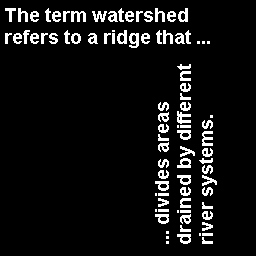
#> input picture mathematical-morphology/assets/text.png, 256 x 256 px
$ jupyter execute session_2.ipynb   (older library calls are emulated)
#> lines starting #> are read from the running program, lines starting #| are printed output that depends on the picture; after the words box and inside, x2 and y2 are one past the last pixel; in counts of white or black regions, pixels touching at a corner belong together
[cell 1]
import cv2
import matplotlib.pyplot as plt
import numpy as np
from scipy.ndimage import binary_opening, binary_closing

[cell 2]
imgset = np.zeros((15,15))
imgset[2:13,2:6] = 1
imgset[2:13,7:10] = 1

imgset[5:13,6] = 1
imgset[7,10:14] = 1

imgset[6:7,12] = 1


plt.imshow(imgset,cmap='gray')

[cell 3]
# --- Define structuring elements: square and disk ---
square_selem = np.ones((3, 3))
disk_selem = cv2.getStructuringElement(cv2.MORPH_ELLIPSE, (3, 3))

# --- Apply opening and closing (square) ---
opened = binary_opening(imgset, structure=square_selem)
closed = binary_closing(imgset, structure=square_selem)

# --- Apply opening and closing (disk) ---
disk_opened = binary_opening(imgset, structure=disk_selem)
disk_closed = binary_closing(imgset, structure=disk_selem)

[cell 4]
# --- Visualization ---
fig, axs = plt.subplots(2, 2, figsize=(10, 8))

axs[0][0].imshow(opened, cmap='gray')
axs[0][0].set_title('Opening (Square)')

axs[1][0].imshow(closed, cmap='gray')
axs[1][0].set_title('Closing (Square)')

axs[0][1].imshow(disk_opened, cmap='gray')
axs[0][1].set_title('Opening (Disk)')

axs[1][1].imshow(disk_closed, cmap='gray')
axs[1][1].set_title('Closing (Disk)')

for row in axs:
    for ax in row:
        ax.axis('off')

plt.tight_layout()
plt.show()

[cell 5]
text_image_path = "./assets/text.png"
brain_image_path = "./assets/brain.png"

text_image = cv2.imread(text_image_path, cv2.IMREAD_GRAYSCALE)
#> text_image: shape (256, 256); 7.3% white in thin lines or dots, all inside (x1, y1, x2, y2) = (5, 8, 217, 244)
brain_image = cv2.imread(brain_image_path, cv2.IMREAD_GRAYSCALE)
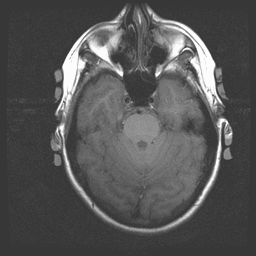
#> input picture mathematical-morphology/assets/brain.png, 256 x 256 px
#> brain_image is the input picture: shape (256, 256); min 55, max 252, mean 85.1

[cell 6]
# --- Invert the brain image ---
brain_image_inv = cv2.bitwise_not(brain_image)
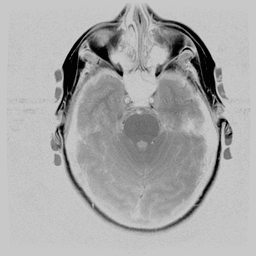
#> brain_image_inv: shape (256, 256); min 3, max 200, mean 169.9

# --- Binarize the images (thresholding) ---
_, text_bin = cv2.threshold(text_image, 127, 1, cv2.THRESH_BINARY)
_, brain_bin = cv2.threshold(brain_image_inv, 127, 1, cv2.THRESH_BINARY)
#> brain_bin: shape (256, 256); values 0 (black) and 1 (white), 87.9% white; 83 black regions (68 under 20 px), largest, box (x1, y1, x2, y2) and area: (147, 7, 223, 112) 2378, (55, 7, 126, 120) 2094, (121, 114, 166, 164) 1347

[cell 7]
# --- Apply opening and closing for TEXT image ---
text_opened = binary_opening(text_bin, structure=square_selem)
#> text_opened: shape (256, 256) bool; 4.5% white; 132 white regions (67 under 20 px), largest, box (x1, y1, x2, y2) and area: (5, 8, 16, 22) 66, (18, 8, 21, 22) 42, (155, 8, 158, 22) 42
text_closed = binary_closing(text_bin, structure=square_selem)
#> text_closed: shape (256, 256) bool; 9.3% white; 18 white regions, largest, box (x1, y1, x2, y2) and area: (92, 8, 188, 22) 775, (177, 64, 191, 140) 682, (199, 115, 217, 196) 625

# --- Apply opening and closing for BRAIN image ---
brain_opened = binary_opening(brain_bin, structure=disk_selem)
#> brain_opened: shape (256, 256) bool; 87.1% white; 62 black regions (51 under 20 px), largest, box (x1, y1, x2, y2) and area: (147, 7, 224, 112) 2614, (55, 7, 126, 120) 2282, (121, 113, 169, 164) 1494
brain_closed = binary_closing(brain_bin, structure=disk_selem)
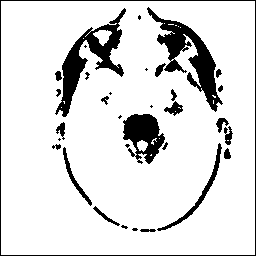
#> brain_closed: shape (256, 256) bool; 87.3% white; 33 black regions (10 under 20 px), largest, box (x1, y1, x2, y2) and area: (147, 7, 223, 112) 2219, (55, 8, 126, 117) 2051, (123, 114, 165, 164) 1258

[cell 8]
# --- Visualization ---
fig, axs = plt.subplots(2, 3, figsize=(14, 8))

# --- Text image results ---
axs[0][0].imshow(text_bin, cmap='gray')
axs[0][0].set_title("Original Text")

axs[0][1].imshow(text_opened, cmap='gray')
axs[0][1].set_title("Text Opening (Square)")

axs[0][2].imshow(text_closed, cmap='gray')
axs[0][2].set_title("Text Closing (Square)")

# --- Brain image results ---
axs[1][0].imshow(brain_bin, cmap='gray')
axs[1][0].set_title("Inverted Brain")

axs[1][1].imshow(brain_opened, cmap='gray')
axs[1][1].set_title("Brain Opening (Disk)")

axs[1][2].imshow(brain_closed, cmap='gray')
axs[1][2].set_title("Brain Closing (Disk)")

for row in axs:
    for ax in row:
        ax.axis('off')

plt.tight_layout()
plt.show()

[cell 9]
melanome_image_path = "./assets/melanome.jpg"
path = "./assets/mri38.png"

melanome_image = cv2.imread(melanome_image_path, cv2.IMREAD_GRAYSCALE)
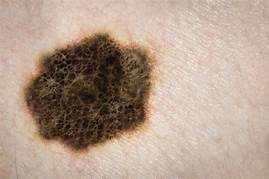
#> input picture mathematical-morphology/assets/melanome.jpg, 269 x 179 px
#> melanome_image: shape (179, 269); min 0, max 240, mean 162.2
image = cv2.imread(path, cv2.IMREAD_GRAYSCALE)
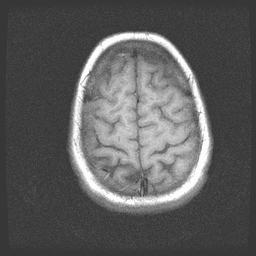
#> input picture mathematical-morphology/assets/mri38.png, 256 x 256 px
#> image is the input picture: shape (256, 256); min 55, max 252, mean 92.5

[cell 10]
square = np.ones((4, 4))
disk = cv2.getStructuringElement(cv2.MORPH_ELLIPSE, (5, 5))

[cell 11]
# --- Apply dilation and erosion (Square) ---
melanome_dilated_square = cv2.dilate(melanome_image, square, iterations=1)
melanome_eroded_square = cv2.erode(melanome_image, square, iterations=1)

# --- Apply dilation and erosion (Disk) ---
melanome_dilated_disk = cv2.dilate(melanome_image, disk, iterations=1)
melanome_eroded_disk = cv2.erode(melanome_image, disk, iterations=1)

[cell 12]
# --- Visualization ---
fig, axs = plt.subplots(2, 3, figsize=(14, 8))

axs[0][0].imshow(melanome_image, cmap='gray')
axs[0][0].set_title('Original')

axs[0][1].imshow(melanome_dilated_square, cmap='gray')
axs[0][1].set_title('Dilation (Square)')

axs[0][2].imshow(melanome_eroded_square, cmap='gray')
axs[0][2].set_title('Erosion (Square)')

axs[1][0].imshow(melanome_image, cmap='gray')
axs[1][0].set_title('Original')

axs[1][1].imshow(melanome_dilated_disk, cmap='gray')
axs[1][1].set_title('Dilation (Disk)')

axs[1][2].imshow(melanome_eroded_disk, cmap='gray')
axs[1][2].set_title('Erosion (Disk)')

for row in axs:
    for ax in row:
        ax.axis('off')

plt.tight_layout()
plt.show()

[cell 13]
# --- Define structuring element ---
selem = np.ones((1,5))

# --- Erosion and Dilation ---
eroded = cv2.erode(melanome_image, selem, iterations=1)
dilated = cv2.dilate(melanome_image, selem, iterations=1)
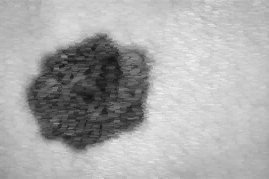
#> dilated: shape (179, 269); min 16, max 240, mean 170.4

# --- Morphological Gradients ---
internal_gradient = cv2.subtract(melanome_image, eroded)
external_gradient = cv2.subtract(dilated, melanome_image)
morph_gradient = cv2.subtract(dilated, eroded)

# --- Laplacian operator ---
laplacian = cv2.Laplacian(melanome_image, cv2.CV_64F)
laplacian = cv2.convertScaleAbs(laplacian)  # convert to 8-bit
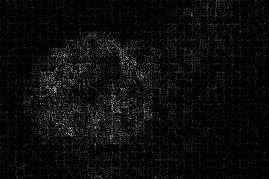
#> laplacian: shape (179, 269); min 0, max 205, mean 12.8

[cell 14]
# --- Visualization ---
fig, axs = plt.subplots(2, 3, figsize=(14, 8))

axs[0][0].imshow(melanome_image, cmap='gray')
axs[0][0].set_title('Original')

axs[0][1].imshow(internal_gradient, cmap='gray')
axs[0][1].set_title('Internal Gradient')

axs[0][2].imshow(external_gradient, cmap='gray')
axs[0][2].set_title('External Gradient')

axs[1][0].imshow(morph_gradient, cmap='gray')
axs[1][0].set_title('Morphological Gradient')

axs[1][1].imshow(laplacian, cmap='gray')
axs[1][1].set_title('Laplacian')

axs[1][2].axis('off')

for row in axs:
    for ax in row:
        ax.axis('off')

plt.tight_layout()
plt.show()

[cell 15]
brain2_path = "./assets/images.jfif"

brain2 = cv2.imread(brain2_path, cv2.IMREAD_GRAYSCALE)
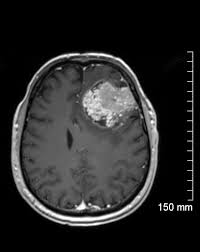
#> input picture mathematical-morphology/assets/images.jfif, 200 x 252 px
#> brain2 is the input picture: shape (252, 200); min 0, max 255, mean 41.2

[cell 16]
# --- Define structuring element ---
selem = cv2.getStructuringElement(cv2.MORPH_ELLIPSE, (5, 5))

# --- Erosion and Dilation ---
eroded_brain2 = cv2.erode(brain2, selem, iterations=1)
dilated_brain2 = cv2.dilate(brain2, selem, iterations=1)

# --- Morphological Gradients ---
internal_gradient_brain2 = cv2.subtract(brain2, eroded_brain2)
external_gradient_brain2 = cv2.subtract(dilated_brain2, brain2)
morph_gradient_brain2 = cv2.subtract(dilated_brain2, eroded_brain2)

# --- Laplacian operator ---
laplacian_brain2 = cv2.Laplacian(brain2, cv2.CV_64F)
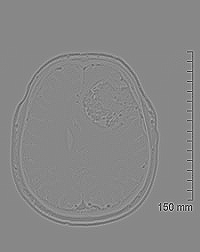
#> laplacian_brain2: shape (252, 200) float64; min -589, max 516, mean 0; drawn with min black and max white
laplacian_brain2 = cv2.convertScaleAbs(laplacian_brain2)  # convert to 8-bit

[cell 17]
# --- Visualization ---
fig, axs = plt.subplots(2, 3, figsize=(14, 8))

axs[0][0].imshow(brain2, cmap='gray')
axs[0][0].set_title('Original')

axs[0][1].imshow(internal_gradient_brain2, cmap='gray')
axs[0][1].set_title('Internal Gradient')

axs[0][2].imshow(external_gradient_brain2, cmap='gray')
axs[0][2].set_title('External Gradient')

axs[1][0].imshow(morph_gradient_brain2, cmap='gray')
axs[1][0].set_title('Morphological Gradient')

axs[1][1].imshow(laplacian_brain2, cmap='gray')
axs[1][1].set_title('Laplacian')

axs[1][2].axis('off')

for row in axs:
    for ax in row:
        ax.axis('off')

plt.tight_layout()
plt.show()

[cell 18]
brain2_tophat = cv2.morphologyEx(brain2, cv2.MORPH_TOPHAT, selem)
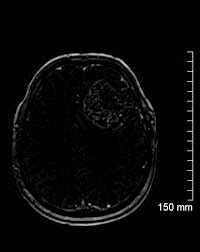
#> brain2_tophat: shape (252, 200); min 0, max 255, mean 7

[cell 19]
fig, axs = plt.subplots(1, 2, figsize=(10, 5))

axs[0].imshow(brain2, cmap='gray')
axs[0].set_title('Top Hat')

axs[1].imshow(brain2_tophat, cmap='gray')
axs[1].set_title('Top Hat')


for ax in axs:
    ax.axis('off')

plt.tight_layout()
plt.show()
